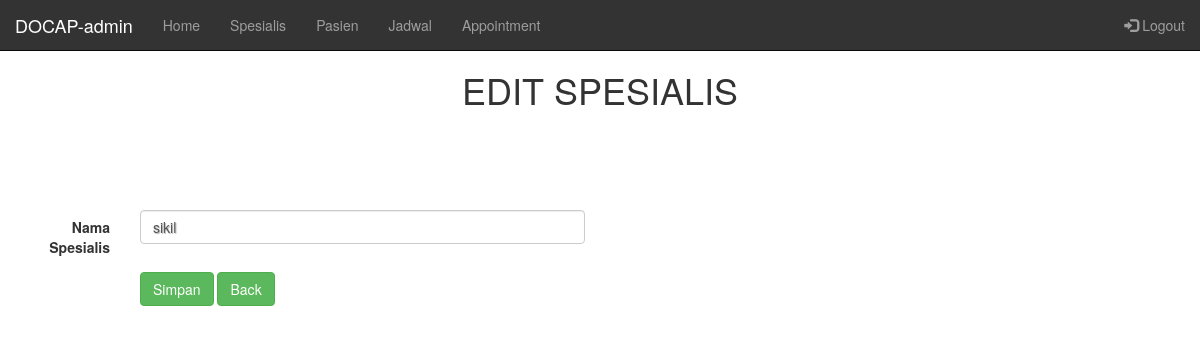
Page /index.php?controller=poli&action=editPoli&id=5 (signed in) on the earlier database version.
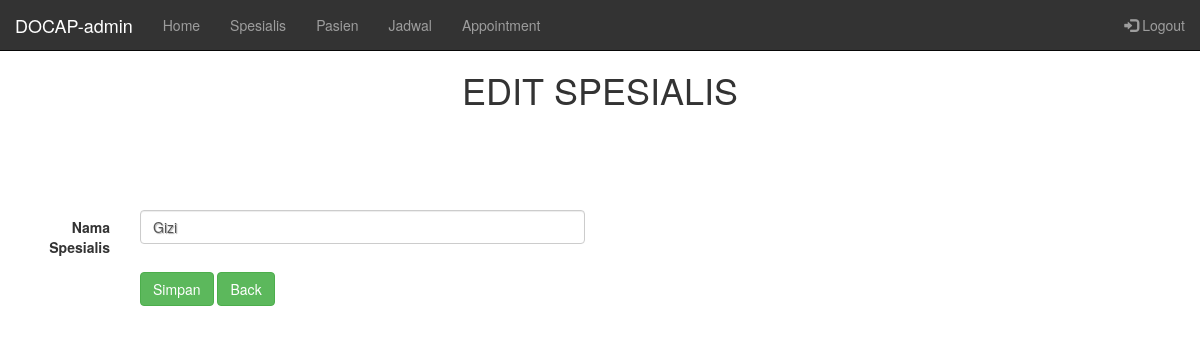
Same page on the later database version.
### tables this page shows
CREATE TABLE `poli` (
  `id_poli` int(11) NOT NULL,
  `nama_poli` varchar(255) NOT NULL
);

### controllers/c_poli.php (called while the page is built, shortened)
<?php
class PoliController{
public function editPoli()
{
  $posts = poli::editPoli($_GET["id"]);
  require_once('views/pages/poliEditPoli.php');
}
}
 ?>

### routes.php (called while the page is built, shortened)
<?php
function call($controller, $action){
  switch ($controller) {
    case 'poli':
    $controller=new PoliController();
    require_once('models/m_poli.php');
    break;
  }
  $controller ->{ $action }();
}
call($controller,$action);
?>

### index.php (called while the page is built, shortened)
<?php
require_once('views/layout.php');
 ?>

### models/m_poli.php (called while the page is built, shortened)
<?php
class poli{
  public static function editPoli($id){
    $list =[];
    $db = DB::getInstance();
    $req = $db->query("SELECT * FROM poli where id_poli=$id");
    foreach ($req -> fetchAll() as $post) {
      $list[] = array (
        'id_poli' => $post['id_poli'],
        'nama_poli' => $post['nama_poli'],
      );
    }
    return $list;
  }
  }
  ?>

### views/pages/poliEditPoli.php (the view, shortened to what this page needs)
<?php require_once('views/layoutAdmin.php') ?>
<!DOCTYPE html>
<html>
  <head>
  </head>
  <body>
    <h1 class="padding-about" align="center">EDIT SPESIALIS</h1>
    <br><br>
    <div class="container">
      <div class="col-md-6">
        <form class="form-horizontal" method="get">
        <?php foreach ($posts as $post) { ?>
          <div class="form-group">
            <label class="col-sm-2 control-label">Nama Spesialis</label>
            <div class="col-sm-10">
              <input type="text" class="form-control" name="nama_poli" placeholder="Masukan Nama Spesialis" value="<?php echo $post['nama_poli'] ?>">
            </div>
          </div>
          <div class="form-group">
            <div class="col-sm-offset-2 col-sm-10">
              <button type="submit" class="btn btn-success">Simpan</button>
              <a href="index.php?controller=poli&action=poli"><button type="button" class="btn btn-success">Back </button>
            </div>
          </div>
          <?php } ?>
        </form>
      </div>
    </div>
  </body>
</html>

Differences in the rows shown:
changed poli: nama_poli "sikil" → "Gizi"
